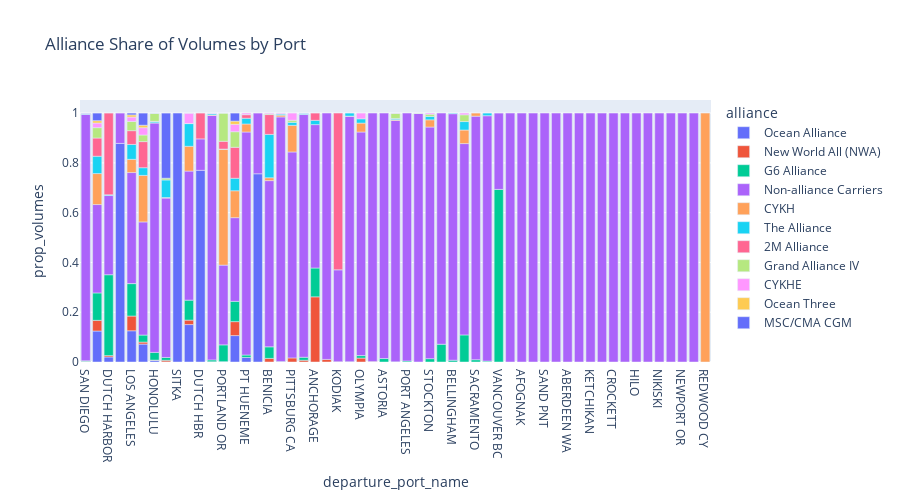

Notebook cell for this chart:
### Code cell
df = (
    exports_lf
    #group by alliance and port
    .group_by('alliance', 'departure_port_name')
    .agg(pl.col('teus').sum())
    .with_columns((pl.col('teus')/pl.col('teus').sum().over('departure_port_name')).alias('prop_volumes'))
    .collect()
)

px.bar(
    df, x='departure_port_name', y='prop_volumes',
    color='alliance',
    title='Alliance Share of Volumes by Port',
    width=900,
    height=500)

### Figure 1 — Plotly figure (JSON) as saved in the notebook; plotly's stock layout.template omitted (floating-point values rounded to 4 significant figures)
{"data": [{"alignmentgroup": "True", "hovertemplate": "alliance=Ocean Alliance<br>departure_port_name=%{x}<br>prop_volumes=%{y}<extra></extra>", "legendgroup": "Ocean Alliance", "marker": {"color": "#636efa", "pattern": {"shape": ""}}, "name": "Ocean Alliance", "offsetgroup": "Ocean Alliance", "orientation": "v", "showlegend": true, "textposition": "auto", "type": "bar", "x": ["SAN DIEGO", "OAKLAND", "DUTCH HARBOR", "PORT TOWNSEND", "LOS ANGELES", "LONG BEACH", "HONOLULU", "SAN FRANCISCO", "SITKA", "TACOMA", "DUTCH HBR", "KALAMA", "PORTLAND OR", "SEATTLE", "PT HUENEME", "ONTARIO"], "xaxis": "x", "y": [8.026e-05, 0.1245, 0.02015, 0.8783, 0.1254, 0.07202, 0.006218, 0.00047, 1, 0.1504, 0.7701, 8.442e-05, 0.001413, 0.1061, 0.0182, 0.7562], "yaxis": "y"}, {"alignmentgroup": "True", "hovertemplate": "alliance=New World All (NWA)<br>departure_port_name=%{x}<br>prop_volumes=%{y}<extra></extra>", "legendgroup": "New World All (NWA)", "marker": {"color": "#EF553B", "pattern": {"shape": ""}}, "name": "New World All (NWA)", "offsetgroup": "New World All (NWA)", "orientation": "v", "showlegend": true, "textposition": "auto", "type": "bar", "x": ["LOS ANGELES", "KALAMA", "TACOMA", "BENICIA", "PORTLAND OR", "SAN FRANCISCO", "LONGVIEW", "PITTSBURG CA", "RICHMOND CA", "ANCHORAGE", "MARTINEZ", "KODIAK", "ABERDEEN", "DUTCH HARBOR", "HONOLULU", "SAN DIEGO", "OLYMPIA", "ANACORTES", "LONG BEACH", "SEATTLE", "OAKLAND"], "xaxis": "x", "y": [0.0592, 0.001016, 0.01794, 0.01451, 6.407e-06, 0.006364, 0.0001006, 0.01644, 0.006989, 0.2618, 0.01031, 0.001394, 0.0004237, 0.005534, 0.001405, 0.001992, 0.01576, 0.001685, 0.008021, 0.0561, 0.04289], "yaxis": "y"}, {"alignmentgroup": "True", "hovertemplate": "alliance=G6 Alliance<br>departure_port_name=%{x}<br>prop_volumes=%{y}<extra></extra>", "legendgroup": "G6 Alliance", "marker": {"color": "#00cc96", "pattern": {"shape": ""}}, "name": "G6 Alliance", "offsetgroup": "G6 Alliance", "orientation": "v", "showlegend": true, "textposition": "auto", "type": "bar", "x": ["ASTORIA", "PORTLAND OR", "VANCOUVER WA", "BENICIA", "PORT ANGELES", "EVERETT", "DUTCH HARBOR", "HONOLULU", "SEATTLE", "LONGVIEW", "STOCKTON", "SEWARD", "BELLINGHAM", "PT HUENEME", "KALAMA", "OAKLAND", "SAN DIEGO", "COOS BAY", "OLYMPIA", "ABERDEEN", "ANCHORAGE", "SACRAMENTO", "FERNDALE", "LOS ANGELES", "TACOMA", "RICHMOND CA", "SAN FRANCISCO", "VANCOUVER BC", "LONG BEACH"], "xaxis": "x", "y": [0.01389, 0.06743, 0.0006068, 0.04645, 0.004082, 0.0001715, 0.325, 0.03099, 0.08158, 0.001408, 0.01345, 0.07143, 0.00715, 0.009937, 0.007367, 0.1102, 0.002663, 0.1088, 0.01003, 0.001059, 0.1158, 0.009199, 0.003529, 0.1303, 0.0802, 0.01207, 0.01131, 0.6934, 0.0282], "yaxis": "y"}, {"alignmentgroup": "True", "hovertemplate": "alliance=Non-alliance Carriers<br>departure_port_name=%{x}<br>prop_volumes=%{y}<extra></extra>", "legendgroup": "Non-alliance Carriers", "marker": {"color": "#ab63fa", "pattern": {"shape": ""}}, "name": "Non-alliance Carriers", "offsetgroup": "Non-alliance Carriers", "orientation": "v", "showlegend": true, "textposition": "auto", "type": "bar", "x": ["ANACORTES", "MARTINEZ", "DUTCH HARBOR", "VALDEZ", "KALAMA", "PT HUENEME", "PORT ANGELES", "AFOGNAK", "PORTLAND OR", "SACRAMENTO", "FERNDALE", "RICHMOND", "SAND PNT", "EUREKA", "ABERDEEN WA", "EVERETT", "EL SEGUNDO", "RICHMOND CA", "KETCHIKAN", "SAN DIEGO", "OAKLAND", "WHITTIER", "LOS ANGELES", "BELLINGHAM", "OLYMPIA", "CROCKETT", "HONOLULU", "ABERDEEN", "VANCOUVER BC", "SAN FRANCISCO", "CHERRY POINT", "LONG BEACH", "COOS BAY", "ASTORIA", "PORT TOWNSEND", "HILO", "STOCKTON", "KAHULUI", "SEWARD", "SEATTLE", "PITTSBURG CA", "DUTCH HBR", "VANCOUVER WA", "NIKISKI", "ONTARIO", "KODIAK", "ANCHORAGE", "TACOMA", "SELBY", "BENICIA", "NEWPORT OR", "PITTSBURG", "LONGVIEW"], "xaxis": "x", "y": [0.9983, 0.9897, 0.3181, 1, 0.9819, 0.8959, 0.9959, 1, 0.3204, 0.9785, 0.9859, 1, 1, 1, 1, 0.9986, 1, 0.9752, 1, 0.9906, 0.3549, 1, 0.4463, 0.9905, 0.8983, 1, 0.922, 0.9859, 0.3066, 0.6404, 1, 0.4545, 0.7687, 0.9861, 0.1217, 1, 0.9305, 1, 0.9286, 0.3361, 0.8274, 0.1263, 0.9698, 1, 0.2438, 0.3689, 0.5761, 0.5186, 1, 0.6677, 1, 1, 0.9831], "yaxis": "y"}, {"alignmentgroup": "True", "hovertemplate": "alliance=CYKH<br>departure_port_name=%{x}<br>prop_volumes=%{y}<extra></extra>", "legendgroup": "CYKH", "marker": {"color": "#FFA15A", "pattern": {"shape": ""}}, "name": "CYKH", "offsetgroup": "CYKH", "orientation": "v", "showlegend": true, "textposition": "auto", "type": "bar", "x": ["PITTSBURG CA", "OLYMPIA", "SEATTLE", "ABERDEEN", "SACRAMENTO", "HONOLULU", "OAKLAND", "TACOMA", "REDWOOD CY", "LONG BEACH", "LOS ANGELES", "RICHMOND CA", "PT HUENEME", "LONGVIEW", "SAN FRANCISCO", "VANCOUVER WA", "BENICIA", "SAN DIEGO", "COOS BAY", "PORTLAND OR", "EVERETT", "STOCKTON", "KALAMA"], "xaxis": "x", "y": [0.1069, 0.03582, 0.1081, 0.0005296, 0.01227, 0.0006445, 0.1246, 0.09959, 1, 0.1869, 0.05313, 0.0006353, 0.03221, 0.007042, 0.002121, 0.003489, 0.01161, 0.0001811, 0.05442, 0.4659, 0.0003431, 0.02915, 0.002286], "yaxis": "y"}, {"alignmentgroup": "True", "hovertemplate": "alliance=The Alliance<br>departure_port_name=%{x}<br>prop_volumes=%{y}<extra></extra>", "legendgroup": "The Alliance", "marker": {"color": "#19d3f3", "pattern": {"shape": ""}}, "name": "The Alliance", "offsetgroup": "The Alliance", "orientation": "v", "showlegend": true, "textposition": "auto", "type": "bar", "x": ["FERNDALE", "SAN FRANCISCO", "VANCOUVER WA", "PITTSBURG CA", "PT HUENEME", "LONG BEACH", "SAN DIEGO", "BENICIA", "COOS BAY", "STOCKTON", "LONGVIEW", "ABERDEEN", "KALAMA", "HONOLULU", "TACOMA", "DUTCH HARBOR", "OAKLAND", "LOS ANGELES", "SEATTLE", "RICHMOND CA", "BELLINGHAM", "OLYMPIA", "PORTLAND OR", "ANCHORAGE"], "xaxis": "x", "y": [0.01059, 0.07071, 0.004551, 0.01233, 0.02299, 0.03093, 0.002797, 0.1742, 0.03401, 0.01345, 0.004728, 0.01205, 0.005208, 0.005442, 0.09115, 0.003202, 0.06958, 0.05985, 0.05023, 0.004447, 0.002383, 0.01719, 0.0003652, 0.01716], "yaxis": "y"}, {"alignmentgroup": "True", "hovertemplate": "alliance=2M Alliance<br>departure_port_name=%{x}<br>prop_volumes=%{y}<extra></extra>", "legendgroup": "2M Alliance", "marker": {"color": "#FF6692", "pattern": {"shape": ""}}, "name": "2M Alliance", "offsetgroup": "2M Alliance", "orientation": "v", "showlegend": true, "textposition": "auto", "type": "bar", "x": ["HONOLULU", "BENICIA", "DUTCH HBR", "LONG BEACH", "DUTCH HARBOR", "ANCHORAGE", "TACOMA", "KODIAK", "PT HUENEME", "LOS ANGELES", "SEATTLE", "OAKLAND", "PORTLAND OR"], "xaxis": "x", "y": [0.0003338, 0.07975, 0.1036, 0.1049, 0.328, 0.02908, 0.0003911, 0.6297, 0.01449, 0.05526, 0.1244, 0.07316, 0.03125], "yaxis": "y"}, {"alignmentgroup": "True", "hovertemplate": "alliance=Grand Alliance IV<br>departure_port_name=%{x}<br>prop_volumes=%{y}<extra></extra>", "legendgroup": "Grand Alliance IV", "marker": {"color": "#B6E880", "pattern": {"shape": ""}}, "name": "Grand Alliance IV", "offsetgroup": "Grand Alliance IV", "orientation": "v", "showlegend": true, "textposition": "auto", "type": "bar", "x": ["PITTSBURG CA", "VANCOUVER WA", "STOCKTON", "KALAMA", "LOS ANGELES", "TACOMA", "SAN DIEGO", "COOS BAY", "SAN FRANCISCO", "SEATTLE", "HONOLULU", "PT HUENEME", "BENICIA", "EVERETT", "LONGVIEW", "OAKLAND", "PORTLAND OR", "LONG BEACH"], "xaxis": "x", "y": [0.008219, 0.02063, 0.008969, 0.000254, 0.03694, 3.253e-05, 6.038e-05, 0.02721, 0.007071, 0.06261, 0.03255, 0.0003265, 0.002903, 0.0008577, 0.0009054, 0.04165, 0.1131, 0.02657], "yaxis": "y"}, {"alignmentgroup": "True", "hovertemplate": "alliance=CYKHE<br>departure_port_name=%{x}<br>prop_volumes=%{y}<extra></extra>", "legendgroup": "CYKHE", "marker": {"color": "#FF97FF", "pattern": {"shape": ""}}, "name": "CYKHE", "offsetgroup": "CYKHE", "orientation": "v", "showlegend": true, "textposition": "auto", "type": "bar", "x": ["STOCKTON", "OAKLAND", "TACOMA", "PT HUENEME", "LOS ANGELES", "RICHMOND CA", "PITTSBURG CA", "BENICIA", "VANCOUVER WA", "LONGVIEW", "KALAMA", "SEATTLE", "PORTLAND OR", "OLYMPIA", "SAN DIEGO", "LONG BEACH", "COOS BAY"], "xaxis": "x", "y": [0.004484, 0.01872, 0.04173, 0.005915, 0.01778, 0.0006353, 0.02877, 0.002903, 0.0009103, 0.002716, 0.001778, 0.02959, 9.303e-05, 0.02292, 0.000395, 0.02935, 0.006803], "yaxis": "y"}, {"alignmentgroup": "True", "hovertemplate": "alliance=Ocean Three<br>departure_port_name=%{x}<br>prop_volumes=%{y}<extra></extra>", "legendgroup": "Ocean Three", "marker": {"color": "#FECB52", "pattern": {"shape": ""}}, "name": "Ocean Three", "offsetgroup": "Ocean Three", "orientation": "v", "showlegend": true, "textposition": "auto", "type": "bar", "x": ["LONG BEACH", "LOS ANGELES", "SEATTLE", "HONOLULU", "OAKLAND"], "xaxis": "x", "y": [0.00995, 0.008735, 0.01298, 1.161e-05, 0.009413], "yaxis": "y"}, {"alignmentgroup": "True", "hovertemplate": "alliance=MSC/CMA CGM<br>departure_port_name=%{x}<br>prop_volumes=%{y}<extra></extra>", "legendgroup": "MSC/CMA CGM", "marker": {"color": "#636efa", "pattern": {"shape": ""}}, "name": "MSC/CMA CGM", "offsetgroup": "MSC/CMA CGM", "orientation": "v", "showlegend": true, "textposition": "auto", "type": "bar", "x": ["SAN DIEGO", "SEATTLE", "KALAMA", "HONOLULU", "SAN FRANCISCO", "LONG BEACH", "OAKLAND", "LOS ANGELES", "TACOMA"], "xaxis": "x", "y": [0.001234, 0.03218, 0.0001407, 0.0004341, 0.2615, 0.04868, 0.03034, 0.007148, 3.324e-05], "yaxis": "y"}], "layout": {"barmode": "relative", "height": 500, "legend": {"title": {"text": "alliance"}, "tracegroupgap": 0}, "title": {"text": "Alliance Share of Volumes by Port"}, "width": 900, "xaxis": {"anchor": "y", "domain": [0, 1], "title": {"text": "departure_port_name"}}, "yaxis": {"anchor": "x", "domain": [0, 1], "title": {"text": "prop_volumes"}}}}
